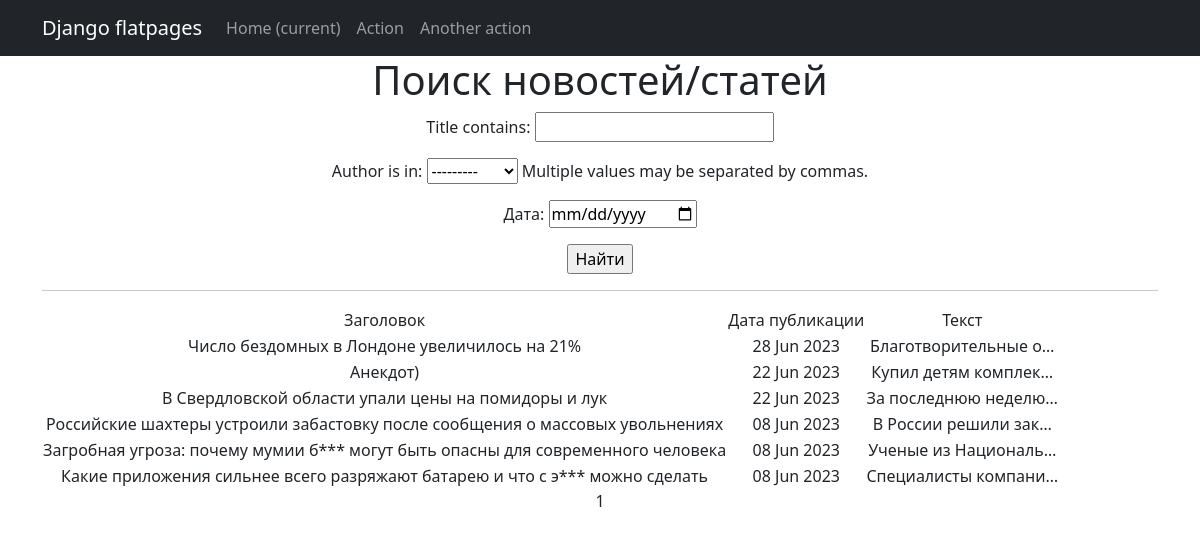
The app's page /news/search/ with its own data.
### news/models.py (models this page shows, shortened)
class Post(models.Model):
    article = 'AR'
    news = 'NW'
    type_to_choice = [
        (article, 'Статья'),
        (news, 'Новости')
    ]
    author = models.ForeignKey(Author, on_delete=models.CASCADE)
    post_type = models.CharField(max_length=2, choices=type_to_choice, default='article')
    time_of_creation = models.DateTimeField(auto_now_add=True)
    categories = models.ManyToManyField(Category, through='PostCategory')
    title = models.CharField(max_length=255)
    text = models.TextField(default='none')
    post_rating = models.FloatField(default=0.0)

### news/views.py (the view)
# urls.py: path('search/', PostSearch.as_view(), name='post_search')
class PostSearch(ListView):
    model = Post
    ordering = '-time_of_creation'
    template_name = 'post_search.html'
    context_object_name = 'post_search'
    paginate_by = 10
    def get_queryset(self):
        queryset = super().get_queryset()
        self.filterset = PostFilter(self.request.GET, queryset)
        return self.filterset.qs
    def get_context_data(self, **kwargs):
        context = super().get_context_data(**kwargs)
        context['filterset'] = self.filterset
        return context

### news/models.py (called while the page is built)
    def __str__(self):
        return f"{self.user}"

### news/templatetags/custom_filters.py (called while the page is built)
@register.filter()
def censor(value):
    bad_words = ['грибок', 'бля', 'этим', 'блин']
    try:
        if not isinstance(value, str):
            raise CensorException('Цензурироваться может только строковой тип данных (str).')
        for word in bad_words:
            if word.lower() in bad_words:
                value = value.replace(word, f"{word[0]}{'*' * (len(word) - 1)}")
        return value
    except CensorException as e:
        print(e)

### templates/post_search.html (shortened to what this page needs)
{% extends 'flatpages/default.html' %}
{% load custom_filters %}
{% block content %}
    <h1>Поиск новостей/статей</h1>
    <form action="" method="get">
        {{ filterset.form.as_p }}
        <input type="submit" value="Найти" />
    </form>
    <hr>
    {% if post_search %}
        <table>
            <tr>
                <td>Заголовок</td>
                <td>Дата публикации</td>
                <td>Текст</td>
            </tr>
            {% for post_detail in post_search %}
            <tr>
                <td>{{ post_detail.title|censor }}</td>
                <td>{{ post_detail.time_of_creation|date:'d M Y' }}</td>
                <td>{{ post_detail.text|truncatechars:20|censor }}</td>
            </tr>
            {% endfor %}
        </table>
    {% else %}
        <h2>Новостей нет!</h2>
    {% endif %}
   {{ page_obj.number }}
{% endblock content %}

### records on screen
Post: title|censor "Число бездомных в Лондоне увеличилось на 21%", time_of_creation "28 Jun 2023", text|censor "Благотворительные о…"
Post: title|censor "Анекдот)", time_of_creation "22 Jun 2023", text|censor "Купил детям комплек…"
Post: title|censor "В Свердловской области упали цены на помидоры и лук", time_of_creation "22 Jun 2023", text|censor "За последнюю неделю…"
Post: title|censor "Российские шахтеры устроили забастовку после сообщения о массовых увольнениях", time_of_creation "08 Jun 2023", text|censor "В России решили зак…"
Post: title|censor "Загробная угроза: почему мумии б*** могут быть опасны для современного человека", time_of_creation "08 Jun 2023", text|censor "Ученые из Националь…"
Post: title|censor "Какие приложения сильнее всего разряжают батарею и что с э*** можно сделать", time_of_creation "08 Jun 2023", text|censor "Специалисты компани…"

### other values on screen
{{ page_obj.number }} "1"
